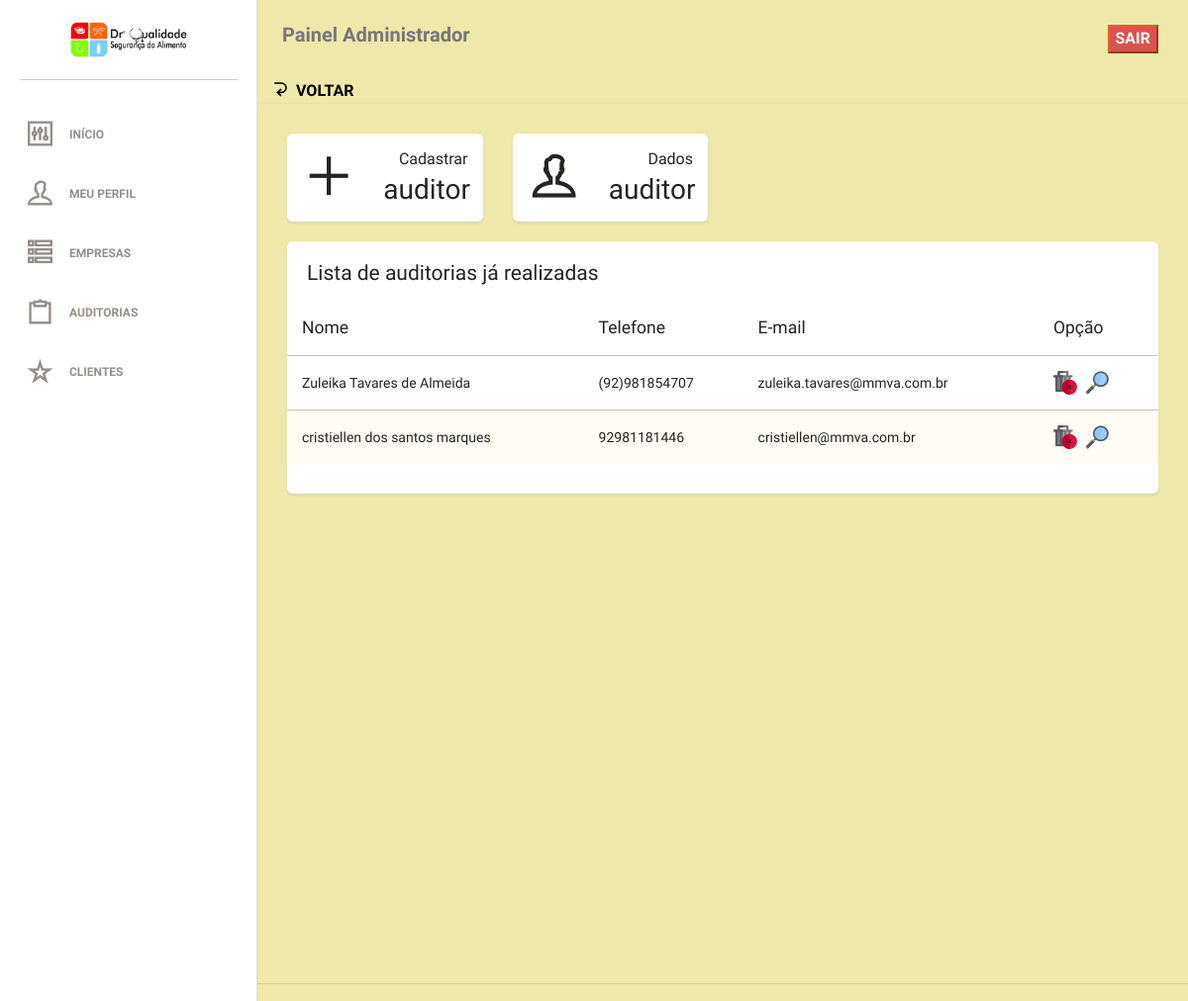
The app's page /app/auditorias (signed in) with its own data.
### tables this page shows
CREATE TABLE IF NOT EXISTS `usuario` (
  `id` int(11) NOT NULL,
  `nome` varchar(250) DEFAULT NULL,
  `cpf` varchar(20) DEFAULT NULL,
  `telefone` varchar(20) DEFAULT NULL,
  `email` varchar(200) DEFAULT NULL,
  `login` varchar(250) DEFAULT NULL,
  `senha` varchar(250) DEFAULT NULL,
  `endereco` varchar(250) DEFAULT NULL,
  `empresa` varchar(100) DEFAULT NULL,
  `tipoUsuario` varchar(10) DEFAULT NULL,
  `dataHoraCadastro` varchar(25) DEFAULT NULL
);

### app/auditorias.php (called while the page is built)
<?php
	include 'view/viewAuditorias.php';

### app/view/viewAuditorias.php (the view, shortened to what this page needs)
<!doctype html>
<html lang="pt-BR">
<head>
    <link href="assets/css/bootstrap.min.css" rel="stylesheet" />
    <link href="assets/css/animate.min.css" rel="stylesheet"/>
    <link href="assets/css/paper-dashboard.css" rel="stylesheet"/>
    <link href="assets/css/demo.css" rel="stylesheet" />
    <link href="http://maxcdn.bootstrapcdn.com/font-awesome/latest/css/font-awesome.min.css" rel="stylesheet">
    <link href="assets/css/themify-icons.css" rel="stylesheet">
</head>
<body>
<div class="wrapper">
    <div class="sidebar" data-background-color="white" data-active-color="danger">
        <?php include 'view/viewMenuLateral.php' ?>
    </div>
    <div class="main-panel" style="background-color: #EEE8AA;">
        <nav class="navbar navbar-default" style="background-color: #EEE8AA;">
            <div class="container-fluid">
                <div class="navbar-header">
                    <a class="navbar-brand" href="#">Painel Administrador</a>
                </div>
                 <div class="collapse navbar-collapse">
                    <ul class="nav navbar-nav navbar-right">
                        <li>
                            <a href="off" >
                                <button class="btn-danger"><b style="color:#fff;">SAIR</b></button>
                            </a>
                        </li>
                    </ul>
                </div>
                <span data-notify="icon" style="color: black; " class="ti-back-left"> <a href="index" style="color:black;">VOLTAR</a></span>
            </div>
        </nav>
        <div class="content">
            <div class="container-fluid">
                <div class="row">
                    <div class="col-lg-3 col-sm-6">
                    <a href="cadastrarauditor">
                        <div class="card card2">
                            <div class="content">
                                <div class="row">
                                    <div class="col-xs-5">
                                        <div class="icon-big icon text-center">
                                            <i class="ti-plus"></i>
                                        </div>
                                    </div>
                                    <div class="col-xs-7">
                                        <div class="numbers">
                                            <p>Cadastrar</p>
                                            auditor
                                        </div>
                                    </div>
                                </div>
                            </div>
                        </div>
                    </a>
                    </div>
                    <div class="col-lg-3 col-sm-6">
                    <a href="dadosauditor">
                        <div class="card card2">
                            <div class="content">
                                <div class="row">
                                    <div class="col-xs-5">
                                        <div class="icon-big icon text-center">
                                            <i class="ti-user"></i>
                                        </div>
                                    </div>
                                    <div class="col-xs-7">
                                        <div class="numbers">
                                            <p>Dados</p>
                                            auditor
                                        </div>
                                    </div>
                                </div>
                            </div>
                        </div>
                    </a>
                    </div>
                </div>
                <div class="row">
                    <div class="col-md-12">
                        <div class="card">
                            <div class="header">
                                <h4 class="title">Lista de auditorias já realizadas</h4>
                            </div>
                            <div class="content table-responsive table-full-width">
                                <table class="table table-striped">
                                    <thead>
                                        <th>Nome</th>
                                        <th>Telefone</th>
                                        <th>E-mail</th>
                                        <th>Opção</th>
                                    </thead>
                                    <tbody>
                                    <?php include 'model/conex.php';
                                        $selecionarAuditor = "SELECT * FROM usuario WHERE tipoUsuario = 1";
                                        $selecionarAuditor = mysqli_query($conexao, $selecionarAuditor);
                                        while($selecionados = mysqli_fetch_assoc($selecionarAuditor)){
                                     ?>
                                        <tr>
                                            <td><?php echo $selecionados['nome']; ?></td>
                                            <td><?php echo $selecionados['telefone']; ?></td>
                                            <td><?php echo $selecionados['email']; ?></td>
                                            <td><a href="deletarauditor?id=<?php echo $selecionados['id']; ?>"><img src="assets/img/delete.png" title="DELETAR"></a>
                                            <a href="opcoesauditor?id=<?php echo $selecionados['id']; ?>" style="margin-left: 5px;"><img src="assets/img/view.png" title="VISUALIZAR"></a></td>
                                        </tr>
                                        <?php } ?>
                                    </tbody>
                                </table>
                            </div>
                        </div>
                    </div>
                </div>
            </div>
        </div>
        <footer class="footer">
            <div class="container-fluid">
            </div>
        </footer>
    </div>
</div>
</body>
</html>

### records on screen
usuario: nome "Zuleika Tavares de Almeida", telefone "(92)981854707", email "zuleika.tavares@mmva.com.br"
usuario: nome "cristiellen dos santos marques", telefone "92981181446", email "cristiellen@mmva.com.br"
